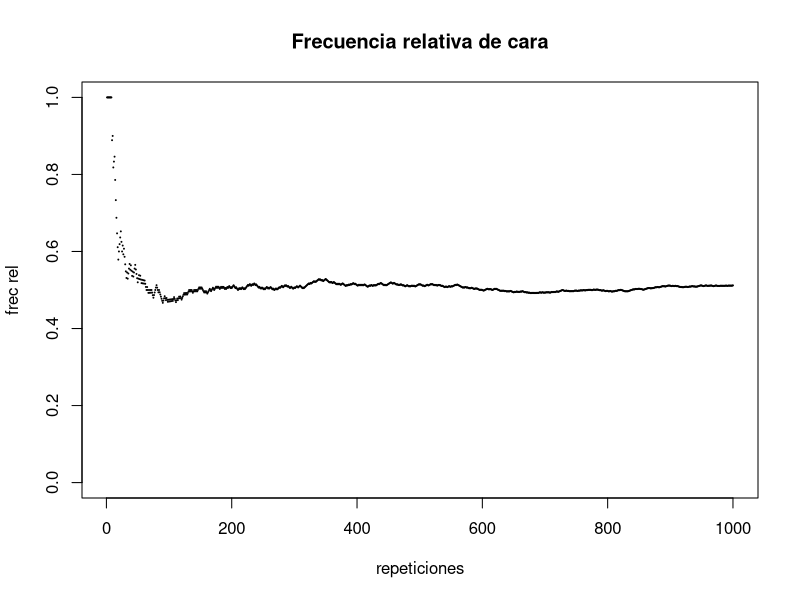
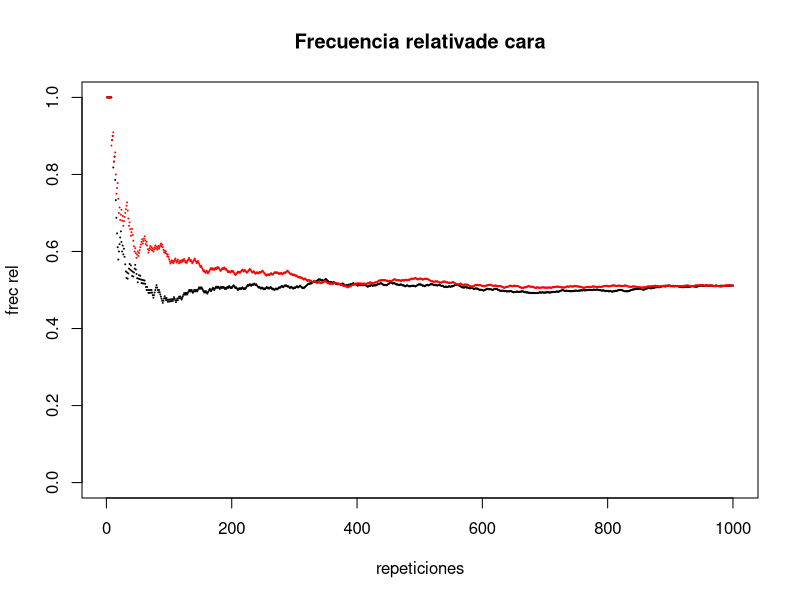
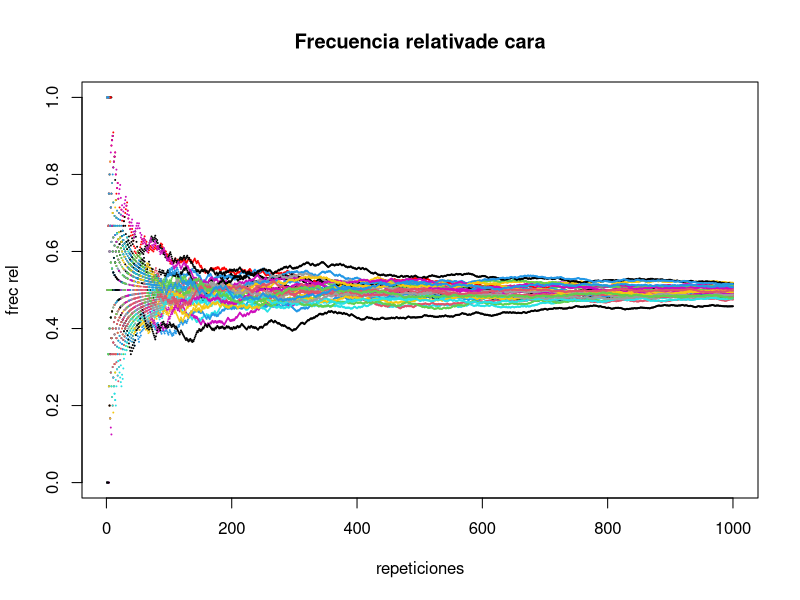

These figures' R source, in order:
## ---- chunk 1
# Creamos la moneda: vector con los posibles resultados del lanzamiento
moneda <- c("cara", "ceca")
## [1] "cara" "ceca"

# Lanzamos la moneda
sample(x = moneda, size = 1)
## [1] "ceca"

# Lanzamos 10 monedas
sample(x = moneda, size = 10, replace = TRUE)
## [1] "ceca" "ceca" "ceca" "ceca" "ceca" "ceca" "cara" "cara" "cara" "ceca"
## ---- chunk 2
Nrep <- 1000
muchas_monedas <- sample(x = moneda, size = Nrep, replace = TRUE)
muchas_monedas[1:10]

muchas_monedas[1:10] == "cara"

sum(muchas_monedas[1:10] == "cara")
## ---- chunk 3
mean(muchas_monedas[1:20] == "cara")
## 0.35
## ---- chunk 4
frec_relativa_vec <- rep(NA, Nrep)

for (n in 1:Nrep) {
    frec_relativa_vec[n] <- mean(muchas_monedas[1:n] == "cara")
}

plot(seq(1:Nrep), frec_relativa_vec, cex = 0.1, ylim = c(0, 1), xlab = "repeticiones", ylab = "frec rel", main = "Frecuencia relativa de cara")
## ---- chunk 5
muchas_monedas_2 <- muchas_monedas <- sample(x = moneda, size = Nrep, replace = TRUE)

frec_relativa_vec_2 <- rep(NA, Nrep)

for (n in 1:Nrep) {
    frec_relativa_vec_2[n] <- mean(muchas_monedas_2[1:n] == "cara")
}

plot(seq(1:Nrep), frec_relativa_vec, cex = 0.1, ylim = c(0, 1), xlab = "repeticiones", ylab = "frec rel", main = "Frecuencia relativade cara")

# Agregamos las de la nueva simulacion

points(seq(1:Nrep), frec_relativa_vec_2, cex = 0.1, col = "red")
## ---- chunk 6
plot(seq(1:Nrep), frec_relativa_vec, cex = 0.1, ylim = c(0, 1), xlab = "repeticiones", ylab = "frec rel", main = "Frecuencia relativade cara")
# Agregamos la segunda
points(seq(1:Nrep), frec_relativa_vec_2, cex = 0.1, col = "red")
# Creamos (y agregamos) las de los 28 participantes restantes

N_gente <- 28

for (j in 1:N_gente) {
    # Agreguemos la simulacion del individuo j
    muchas_monedas <- muchas_monedas <- sample(x = moneda, size = Nrep, replace = TRUE)
    # aca estan los lanzamientos del individuo j
    frec_relativa_vec <- rep(NA, Nrep)

    for (n in 1:Nrep) {
        frec_relativa_vec[n] <- mean(muchas_monedas[1:n] == "cara")
    }
    # aca tenemos las frecuencias relativas del individuo j
    # Agregamos al grafico los puntos del individuo j en color j
    points(seq(1:Nrep), frec_relativa_vec, cex = 0.1, col = j)
}
